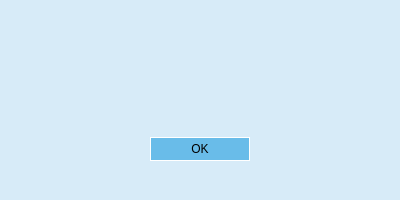
<?xml version="1.0" encoding="UTF-8"?>
<ui version="4.0">
 <class>Dialog</class>
 <widget class="QDialog" name="Dialog">
  <property name="geometry">
   <rect>
    <x>0</x>
    <y>0</y>
    <width>400</width>
    <height>200</height>
   </rect>
  </property>
  <property name="windowTitle">
   <string>Error message</string>
  </property>
  <property name="styleSheet">
   <string notr="true">background-color: #D7EBF8;</string>
  </property>
  <widget class="QWidget" name="verticalLayoutWidget">
   <property name="geometry">
    <rect>
     <x>0</x>
     <y>0</y>
     <width>401</width>
     <height>201</height>
    </rect>
   </property>
   <layout class="QVBoxLayout" name="verticalLayout">
    <item>
     <spacer name="verticalSpacer_2">
      <property name="orientation">
       <enum>Qt::Vertical</enum>
      </property>
      <property name="sizeHint" stdset="0">
       <size>
        <width>20</width>
        <height>40</height>
       </size>
      </property>
     </spacer>
    </item>
    <item>
     <widget class="QLabel" name="error_label_inks">
      <property name="sizePolicy">
       <sizepolicy hsizetype="Expanding" vsizetype="Fixed">
        <horstretch>0</horstretch>
        <verstretch>0</verstretch>
       </sizepolicy>
      </property>
      <property name="minimumSize">
       <size>
        <width>50</width>
        <height>50</height>
       </size>
      </property>
      <property name="font">
       <font>
        <family>Segoe UI</family>
        <pointsize>10</pointsize>
        <italic>false</italic>
        <bold>false</bold>
        <stylestrategy>PreferAntialias</stylestrategy>
       </font>
      </property>
      <property name="layoutDirection">
       <enum>Qt::LeftToRight</enum>
      </property>
      <property name="styleSheet">
       <string notr="true">font: 10pt &quot;Segoe UI&quot;; color: rgb(0, 57, 90)</string>
      </property>
      <property name="text">
       <string/>
      </property>
      <property name="alignment">
       <set>Qt::AlignCenter</set>
      </property>
      <property name="wordWrap">
       <bool>true</bool>
      </property>
     </widget>
    </item>
    <item>
     <spacer name="verticalSpacer">
      <property name="orientation">
       <enum>Qt::Vertical</enum>
      </property>
      <property name="sizeHint" stdset="0">
       <size>
        <width>20</width>
        <height>40</height>
       </size>
      </property>
     </spacer>
    </item>
    <item alignment="Qt::AlignHCenter">
     <widget class="QPushButton" name="ok_button">
      <property name="sizePolicy">
       <sizepolicy hsizetype="Fixed" vsizetype="Fixed">
        <horstretch>0</horstretch>
        <verstretch>0</verstretch>
       </sizepolicy>
      </property>
      <property name="minimumSize">
       <size>
        <width>100</width>
        <height>24</height>
       </size>
      </property>
      <property name="layoutDirection">
       <enum>Qt::LeftToRight</enum>
      </property>
      <property name="styleSheet">
       <string notr="true">QPushButton {
     border: 1px solid #ffffff;
	background-color: #69BCE9;
}

QPushButton:hover {
	background-color: #AFD8F2;
}

QPushButton:pressed {
     background-color: #ffffff;
}</string>
      </property>
      <property name="text">
       <string>OK</string>
      </property>
     </widget>
    </item>
    <item>
     <spacer name="verticalSpacer_3">
      <property name="orientation">
       <enum>Qt::Vertical</enum>
      </property>
      <property name="sizeHint" stdset="0">
       <size>
        <width>20</width>
        <height>40</height>
       </size>
      </property>
     </spacer>
    </item>
   </layout>
  </widget>
 </widget>
 <resources/>
 <connections/>
</ui>
